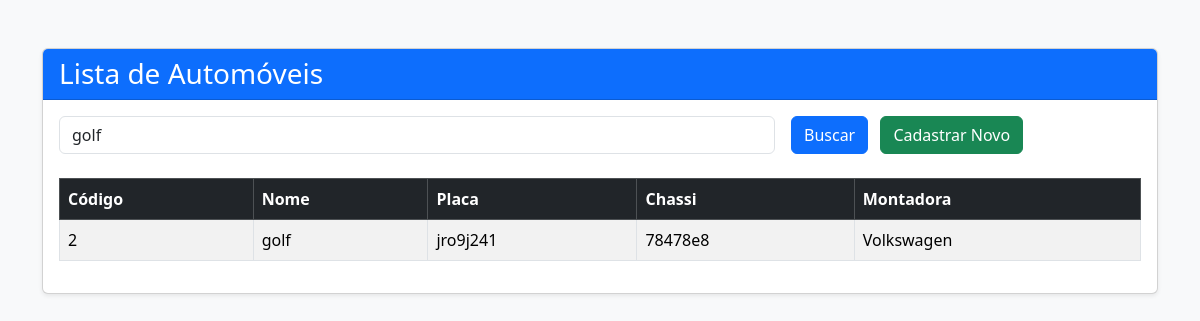
The page /listaautomoveis.php?busca=golf on the database as committed earlier.
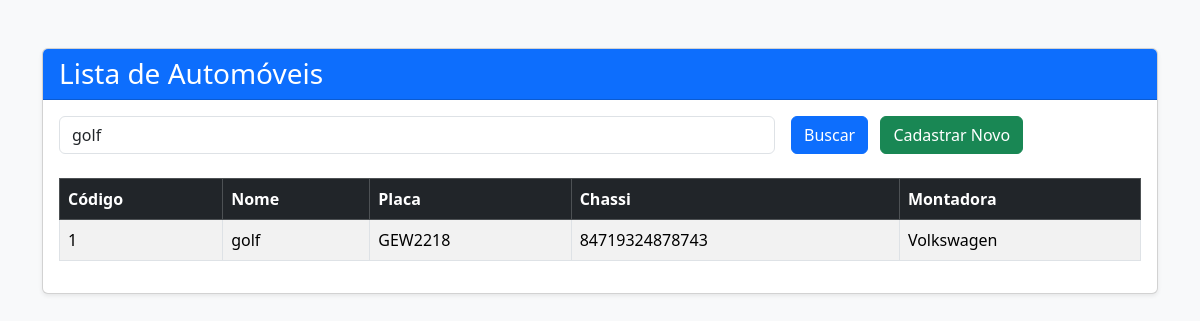
The same page on the database as committed later.
### tables this page shows
CREATE TABLE `automoveis` (
  `codigo` int NOT NULL,
  `nome` varchar(100) NOT NULL,
  `placa` varchar(10) NOT NULL,
  `chassi` varchar(50) NOT NULL,
  `montadora` int NOT NULL
);

CREATE TABLE `montadoras` (
  `codigo` int NOT NULL,
  `nome` varchar(100) NOT NULL
);

### listaautomoveis.php (the view, shortened to what this page needs)
<?php
$host = "db";
$user = "root";
$pass = "root";
$db   = "concessionaria1";
$port = 3306;
$conn = new mysqli($host, $user, $pass, $db, $port);
$busca = $_GET['busca'] ?? "";
$sql = "SELECT a.codigo, a.nome AS carro, a.placa, a.chassi, m.nome AS montadora
        FROM automoveis a
        INNER JOIN montadoras m ON a.montadora = m.codigo
        WHERE a.nome LIKE ?";
$stmt = $conn->prepare($sql);
$param = "%" . $busca . "%";
$stmt->bind_param("s", $param);
$stmt->execute();
$result = $stmt->get_result();
?>
<!DOCTYPE html>
<html lang="pt-BR">
<head>
<link href="https://cdn.jsdelivr.net/npm/bootstrap@5.3.2/dist/css/bootstrap.min.css" rel="stylesheet">
</head>
<body class="bg-light">
<div class="container py-5">
    <div class="card shadow-sm">
        <div class="card-header bg-primary text-white">
            <h3 class="mb-0">Lista de Automóveis</h3>
        </div>
        <div class="card-body">
            <form class="row g-3 mb-4" method="GET" action="/listaautomoveis.php">
                <div class="col-md-8">
                    <input type="text" class="form-control" name="busca" placeholder="Buscar pelo nome do carro" value="<?= htmlspecialchars($busca) ?>">
                </div>
                <div class="col-md-4">
                    <button type="submit" class="btn btn-primary">Buscar</button>
                    <a href="/index.php" class="btn btn-success ms-2">Cadastrar Novo</a>
                </div>
            </form>
            <div class="table-responsive">
                <table class="table table-striped table-bordered align-middle">
                    <thead class="table-dark">
                        <tr>
                            <th>Código</th>
                            <th>Nome</th>
                            <th>Placa</th>
                            <th>Chassi</th>
                            <th>Montadora</th>
                        </tr>
                    </thead>
                    <tbody>
                        <?php if ($result->num_rows > 0): ?>
                            <?php while($row = $result->fetch_assoc()): ?>
                            <tr>
                                <td><?= $row['codigo'] ?></td>
                                <td><?= $row['carro'] ?></td>
                                <td><?= $row['placa'] ?></td>
                                <td><?= $row['chassi'] ?></td>
                                <td><?= $row['montadora'] ?></td>
                            </tr>
                            <?php endwhile; ?>
                        <?php else: ?>
                            <tr>
                                <td colspan="5" class="text-center">Nenhum automóvel encontrado.</td>
                            </tr>
                        <?php endif; ?>
                    </tbody>
                </table>
            </div>
        </div>
    </div>
</div>
</body>
</html>

Rows that differ between the two databases and show on the page:
no longer on this page (row edited): automoveis: codigo "2", nome "golf", placa "jro9j241", chassi "78478e8", montadora.nome "Volkswagen"
now on this page (row edited): automoveis: codigo "1", nome "golf", placa "GEW2218", chassi "84719324878743", montadoras.nome "Volkswagen"
